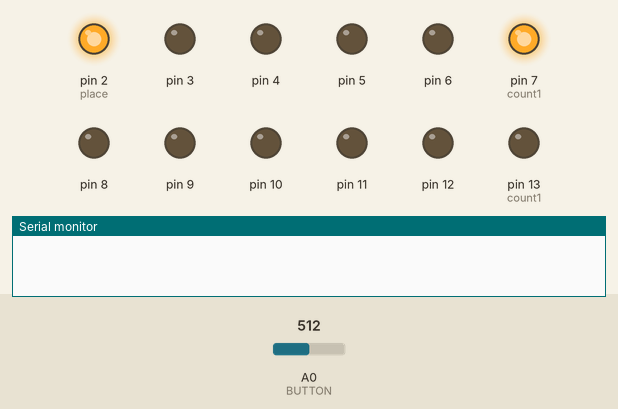
Simulated run of this sketch. Board: Arduino Uno, built with avr-gcc and run on an emulated ATmega328P. Parts: output pins drawn as LEDs (lit = HIGH), the last lines printed to the serial monitor. Inputs (shaded band) come from the test bench; at power-on: A0 (BUTTON) = 512. Random numbers use the default seed unless the sketch sets one.

Above: at 0.1 s.
At 1.8 s:
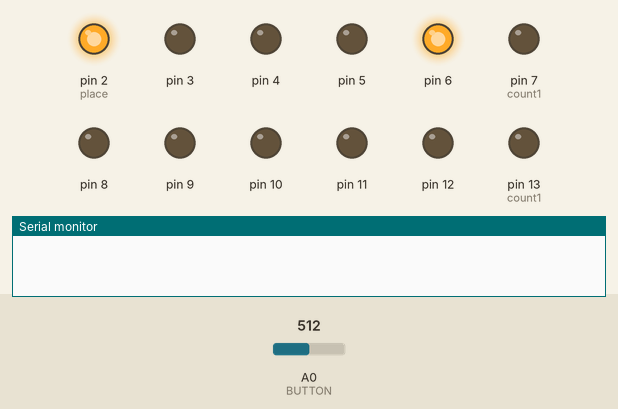
1.9 s: A0 (BUTTON) set to 982
At 5.4 s:
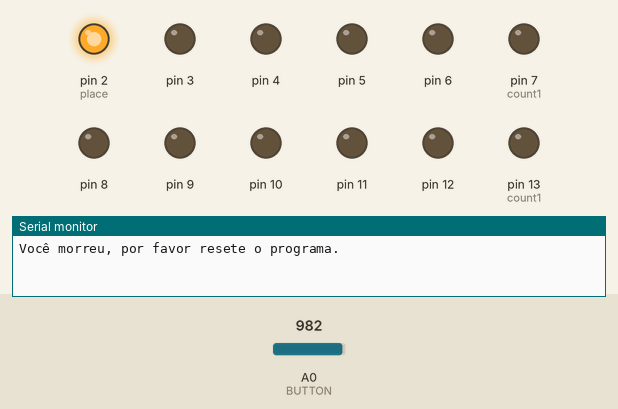
5.5 s: A0 (BUTTON) set to 1019
Timing chart, 0 to 8.5 s (numbered marks = the images above; inputs shaded):
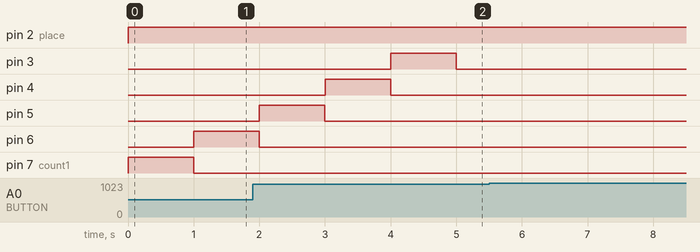

Measured:
- after the input at 5.5 s, every drawn part: stays the same

The sketch:

main.ino
```cpp
#define BUTTON A0
bool up = false;
int gameSpeed = 1000, count1 = 7, count2 = 0, place = 2, buttonState = 0, obstacle = random(2);

void setup() {
  pinMode(2, OUTPUT);
  pinMode(3, OUTPUT);
  pinMode(4, OUTPUT);
  pinMode(5, OUTPUT);
  pinMode(6, OUTPUT);
  pinMode(7, OUTPUT);
  pinMode(8, OUTPUT);
  pinMode(9, OUTPUT);
  pinMode(10, OUTPUT);
  pinMode(11, OUTPUT);
  pinMode(12, OUTPUT);
  pinMode(13, OUTPUT);
  pinMode(BUTTON, INPUT);
  Serial.begin(9600);
}

void loop() {
  if(count2 == 6){        // Reinicia os cactos
    obstacle = random(2);
    if(obstacle == 0){
      count1 = 7;
    }else{
      count1 = 13;
    }
    count2 = 0;
    gameSpeed = 400 * random(1,3);  // Altera a velocidade do jogo
  }

  buttonState = analogRead(BUTTON);

  if(buttonState > 1000 && up == false){       // Troca o local do jogador onde esta o jogador
    digitalWrite(place, LOW);
    place += 6;
    digitalWrite(place, HIGH);
    up = true;
  }
  else if(buttonState > 1000 && up == true){
    digitalWrite(place, LOW);
    place -= 6;
    digitalWrite(place, HIGH);
    up = false;
  }else{
    digitalWrite(place, HIGH);
  }

  if(count1 == 2){                                              // Verifica se o jogador morreu ou não
    if(digitalRead(count1) == HIGH){
      while(true){
        Serial.print("Você morreu, por favor resete o programa.\n");
        delay(60000);
      }
    }
  }else if(count1 == 8){
    if(digitalRead(count1) == HIGH){
      while(true){
        Serial.print("Você morreu, por favor resete o programa.\n");
        delay(60000);
      }
    }
  }

  digitalWrite(count1,HIGH);  // Desenha o obstaculo
  delay(gameSpeed);           // Velocidade das luzes
  digitalWrite(count1,LOW);   // Apaga o obstaculo

  count1--;
  count2++;
}
//Escrito por: Vitor Silva Reis
```
